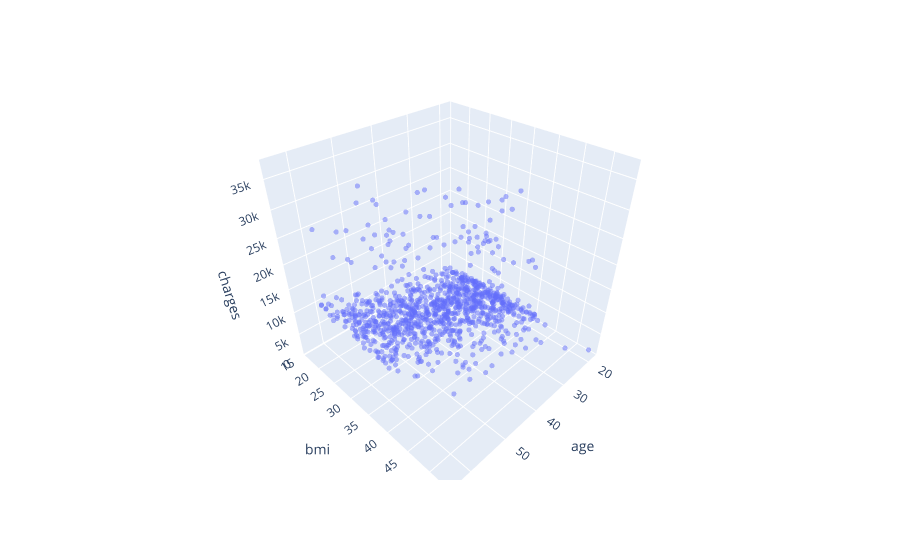

Notebook code cell kept with this figure:
### Code cell
fig = px.scatter_3d(non_smoker_df, x = "age", y = "bmi", z = "charges")
fig.update_traces(marker_size = 3, marker_opacity = 0.5)
fig.show()

### Figure 1 — Plotly figure (JSON) as saved in the notebook; plotly's stock layout.template omitted (floating-point values rounded to 4 significant figures; data arrays with more than 128 entries replaced by an {"elided": "..."} marker saying what was removed)
{"data": [{"hovertemplate": "age=%{x}<br>bmi=%{y}<br>charges=%{z}<extra></extra>", "legendgroup": "", "marker": {"color": "#636efa", "opacity": 0.5, "size": 3, "symbol": "circle"}, "mode": "markers", "name": "", "scene": "scene", "showlegend": false, "type": "scatter3d", "x": {"elided": "1064 int values"}, "y": {"elided": "1064 float values"}, "z": {"elided": "1064 float values"}}], "layout": {"legend": {"tracegroupgap": 0}, "margin": {"t": 60}, "scene": {"domain": {"x": [0, 1], "y": [0, 1]}, "xaxis": {"title": {"text": "age"}}, "yaxis": {"title": {"text": "bmi"}}, "zaxis": {"title": {"text": "charges"}}}}}
